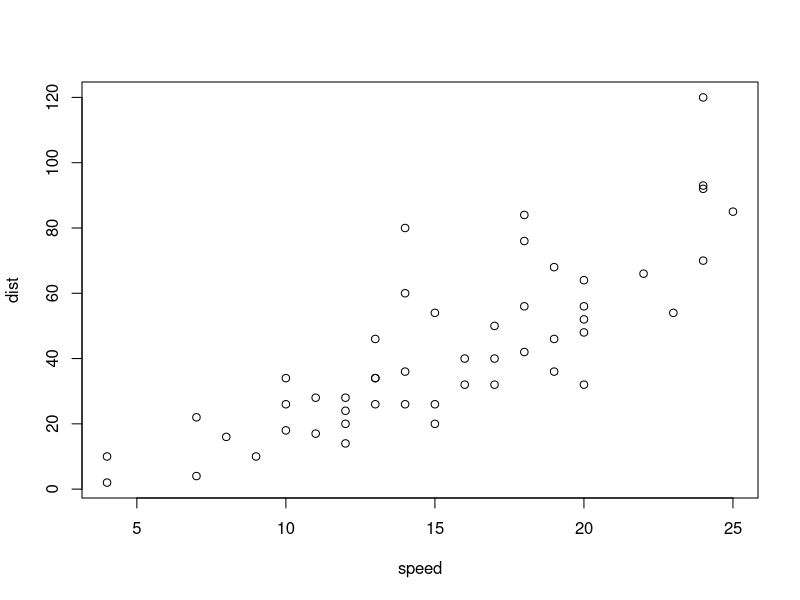
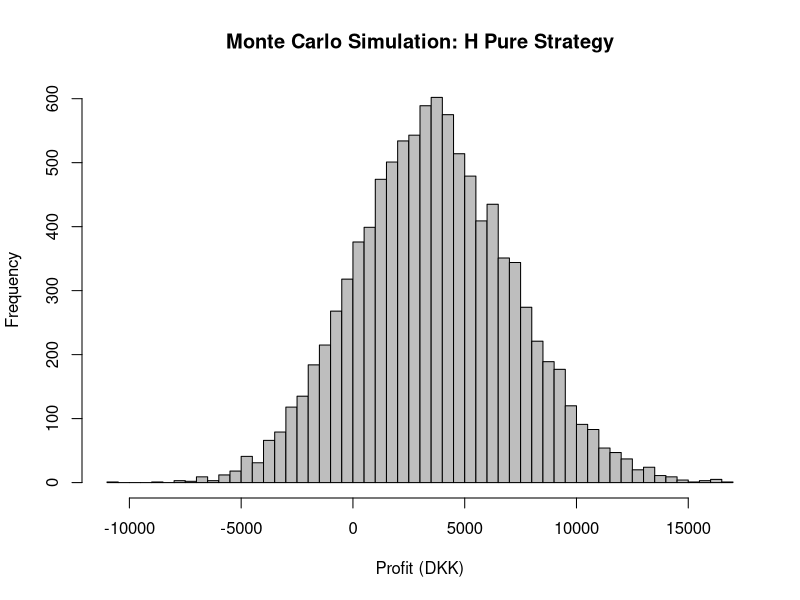
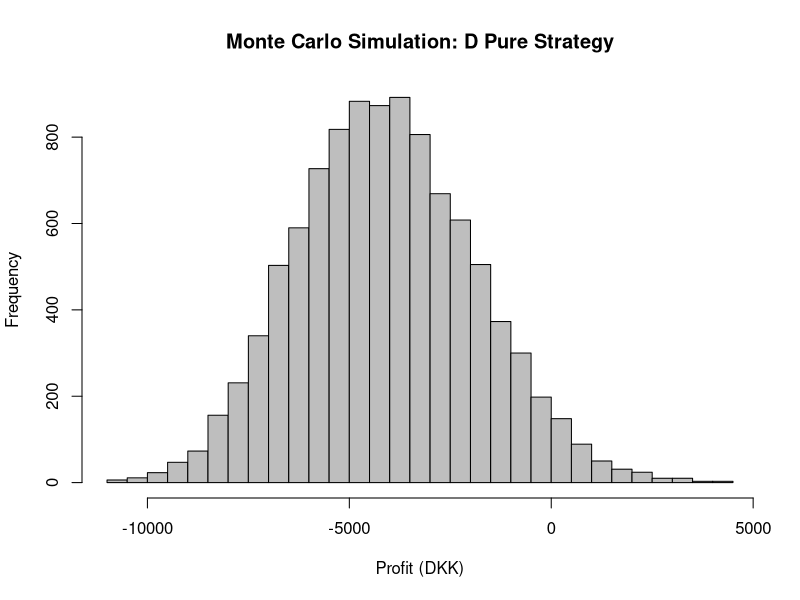
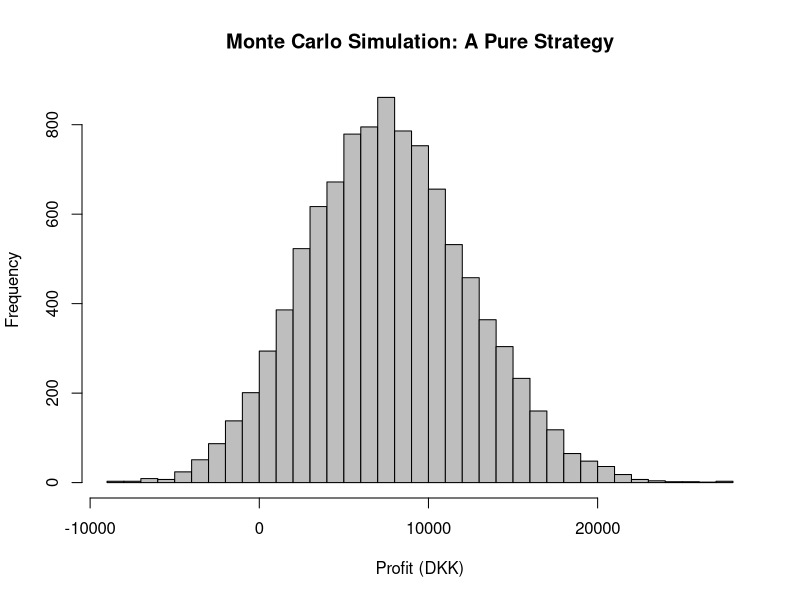
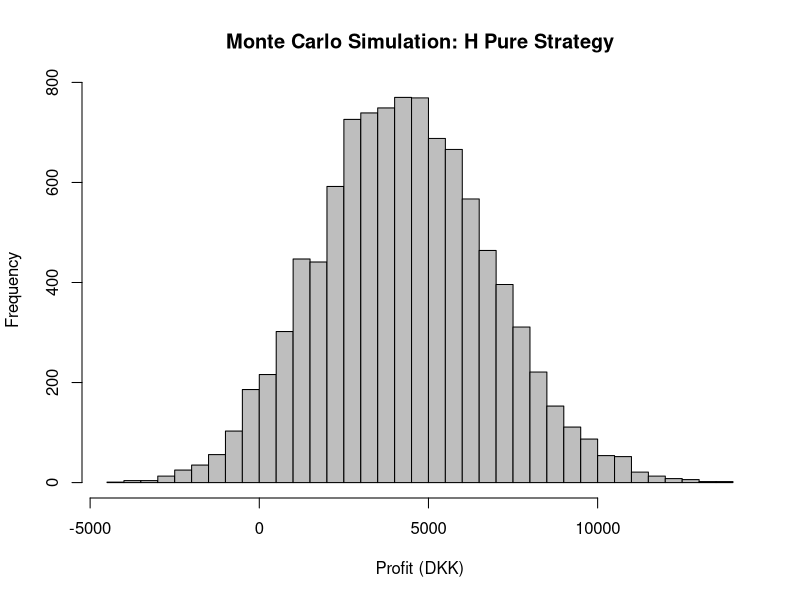
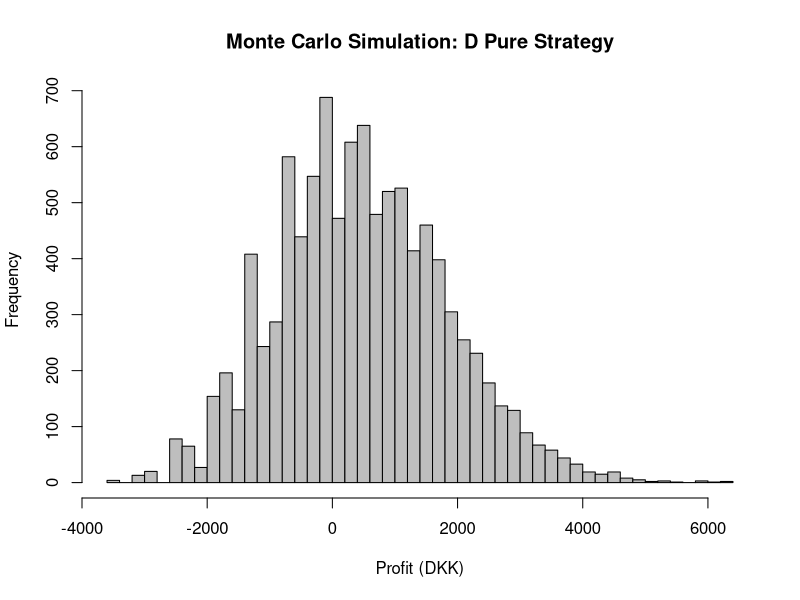
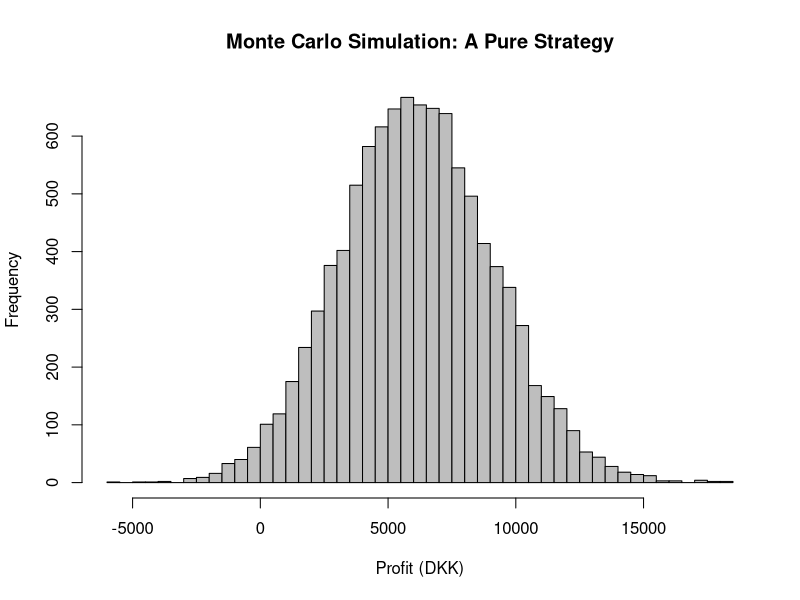
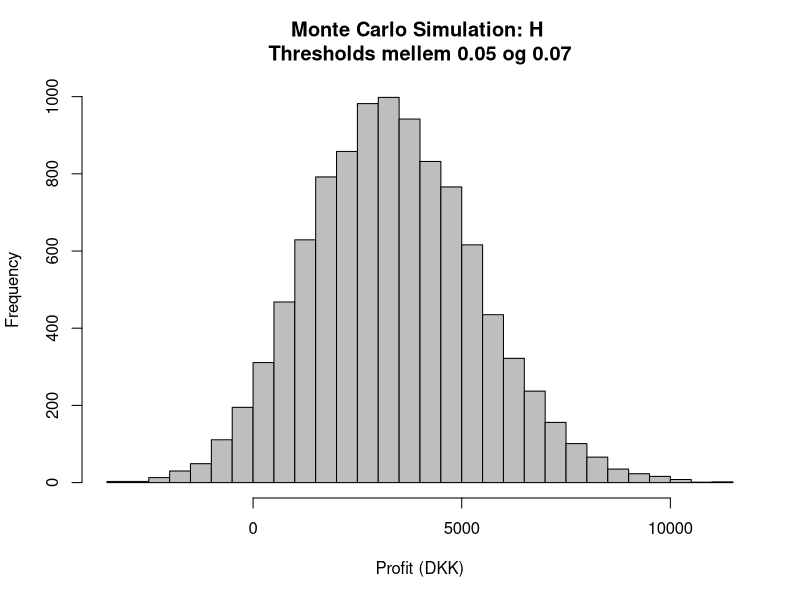

Write R code to recreate these figures, in order.
## ---- chunk 1
plot(cars)
## ---- chunk 2
# Indlæs biblioteker
library(boot)
library(tidyverse)
library(readxl)
library(stats)
## ---- chunk 3
#Indlæs alle dataframes
SR <- read_excel("SoftmaxRegressionResultsUnfiltered.xlsx")
KNN <- read_excel("KNNResultsUnfiltered.xlsx")
RF <- read_excel("RandomForestResultsUnfiltered.xlsx")
KNN_RF <- read_excel("KNN_RF_ResultsUnfiltered.xlsx")
CB <- read_excel("CatBoostResultsUnfiltered.xlsx")
LGBM <- read_excel("LightGBMResultsUnfiltered.xlsx")
XGB <- read_excel("XGBoostResultsUnfiltered.xlsx")
GE <- read_excel("GradientEnsembleResultsUnfiltered.xlsx")
NN <- read_excel("NeuralNetworkOutliersResultsUnfiltered.xlsx")
## ---- chunk 4
# Monte Carlo-simulering af pure strategy med korrekt sampling af vindere og tabere
monte_carlo_simulation <- function(df, result_char, pred_col, true_col, diff_col, 
                                   result_col, threshold = 5, bet_amount = 100, 
                                   simulations = 10000) {
  # Filtrer kampene, hvor forskellen overstiger threshold
  df <- df[df[[diff_col]] >= threshold, ]
  
  # Hvis ingen kampe opfylder threshold, afslut
  if (nrow(df) == 0) {
    cat("\nIngen kampe opfylder threshold =", threshold, "\n")
    return(NULL)
  }
  
  # Beregn odds som den inverse af bookmakernes sandsynlighed
  df$odds <- 1 / df[[true_col]]
  
  # Vektor til at gemme profitten fra hver simulation
  profits <- numeric(simulations)
  
  # Monte Carlo-simulering
  for (i in 1:simulations) {
    # Random sampling med tilbagelægning
    sampled_df <- df[sample(nrow(df), replace = TRUE), ]
    
    # Beregn profit for hver kamp
    sampled_df$profit <- ifelse(sampled_df[[result_col]] == result_char, 
                                (sampled_df$odds * bet_amount) - bet_amount, 
                                -bet_amount)
    
    # Summer profitten fra alle kampe i denne simulation
    profits[i] <- sum(sampled_df$profit)
  }
  
  # Plot histogram over profitfordelingen
  hist(profits, breaks = 50, main = paste("Monte Carlo Simulation:", result_char, "Pure Strategy"),
       xlab = "Profit (DKK)", col = "gray", border = "black")
  
  # Output af resultater
  cat("\nResultat:", result_char, "\n")
  cat("Threshold:", threshold, "\n")
  cat("Antal kampe opfylder threshold:", nrow(df), "\n")
  cat("Gennemsnitlig profit pr. simulation:", mean(profits), "DKK\n")
  cat("Median profit pr. simulation:", median(profits), "DKK\n")
  cat("Varians af profit pr. simulation:", var(profits), "DKK²\n")  
  cat("Andel af simulationer med overskud:", mean(profits > 0) * 100, "%\n")
}

# Monte Carlo-simulering af pure strategy med 2 thresholds
monte_carlo_simulation2 <- function(df, result_char, pred_col, true_col, diff_col, 
                                   result_col, lower_threshold = 5, upper_threshold = 20, 
                                   bet_amount = 100, simulations = 10000) {
  # Filtrer kampene, hvor forskellen ligger mellem de to thresholds
  df <- df[df[[diff_col]] >= lower_threshold & df[[diff_col]] <= upper_threshold, ]
  
  # Hvis ingen kampe opfylder thresholds, afslut
  if (nrow(df) == 0) {
    cat("\nIngen kampe opfylder thresholds mellem", lower_threshold, "og", upper_threshold, "\n")
    return(NULL)
  }
  
  # Beregn odds som den inverse af bookmakernes sandsynlighed
  df$odds <- 1 / df[[true_col]]
  
  # Vektor til at gemme profitten fra hver simulation
  profits <- numeric(simulations)
  
  # Monte Carlo-simulering
  for (i in 1:simulations) {
    # Random sampling med tilbagelægning
    sampled_df <- df[sample(nrow(df), replace = TRUE), ]
    
    # Beregn profit for hver kamp
    sampled_df$profit <- ifelse(sampled_df[[result_col]] == result_char, 
                                (sampled_df$odds * bet_amount) - bet_amount, 
                                -bet_amount)
    
    # Summer profitten fra alle kampe i denne simulation
    profits[i] <- sum(sampled_df$profit)
  }
  
  # Plot histogram over profitfordelingen
  hist(profits, breaks = 50, main = paste("Monte Carlo Simulation:", result_char, 
                                           "\nThresholds mellem", lower_threshold, "og", upper_threshold),
       xlab = "Profit (DKK)", col = "gray", border = "black")
  
  # Output af resultater
  cat("\nResultat:", result_char, "\n")
  cat("Thresholds mellem", lower_threshold, "og", upper_threshold, "\n")
  cat("Antal kampe opfylder thresholds:", nrow(df), "\n")
  cat("Gennemsnitlig profit pr. simulation:", mean(profits), "DKK\n")
  cat("Median profit pr. simulation:", median(profits), "DKK\n")
  cat("Varians af profit pr. simulation:", var(profits), "DKK²\n")  
  cat("Andel af simulationer med overskud:", mean(profits > 0) * 100, "%\n")
}

## ---- chunk 5
# 🔥 Hjemmesejr (H)
monte_carlo_simulation(df = NN, result_char = "H", 
                       pred_col = "YpredH", true_col = "YtrueH", 
                       diff_col = "DiffH", result_col = "FTR", 
                       threshold = 0.025, bet_amount = 100, simulations = 10000)
# 🤝 Uafgjort (D)
monte_carlo_simulation(df = NN, result_char = "D", 
                       pred_col = "YpredD", true_col = "YtrueD", 
                       diff_col = "DiffD", result_col = "FTR", 
                       threshold = 0.025, bet_amount = 100, simulations = 10000)
# 🚌 Udebanesejr (A)
monte_carlo_simulation(df = NN, result_char = "A", 
                       pred_col = "YpredA", true_col = "YtrueA", 
                       diff_col = "DiffA", result_col = "FTR", 
                       threshold = 0.025, bet_amount = 100, simulations = 10000)


# 🔥 Hjemmesejr (H)
monte_carlo_simulation(df = NN, result_char = "H", 
                       pred_col = "YpredH", true_col = "YtrueH", 
                       diff_col = "DiffH", result_col = "FTR", 
                       threshold = 0.05, bet_amount = 100, simulations = 10000)
# 🤝 Uafgjort (D)
monte_carlo_simulation(df = NN, result_char = "D", 
                       pred_col = "YpredD", true_col = "YtrueD", 
                       diff_col = "DiffD", result_col = "FTR", 
                       threshold = 0.05, bet_amount = 100, simulations = 10000)
# 🚌 Udebanesejr (A)
monte_carlo_simulation(df = NN, result_char = "A", 
                       pred_col = "YpredA", true_col = "YtrueA", 
                       diff_col = "DiffA", result_col = "FTR", 
                       threshold = 0.05, bet_amount = 100, simulations = 10000)


# 🔥 Hjemmesejr (H) med thresholds 0.05 og 0.07
monte_carlo_simulation2(df = NN, result_char = "H", 
                       pred_col = "YpredH", true_col = "YtrueH", 
                       diff_col = "DiffH", result_col = "FTR", 
                       lower_threshold = 0.05, upper_threshold = 0.07, 
                       bet_amount = 100, simulations = 10000)


